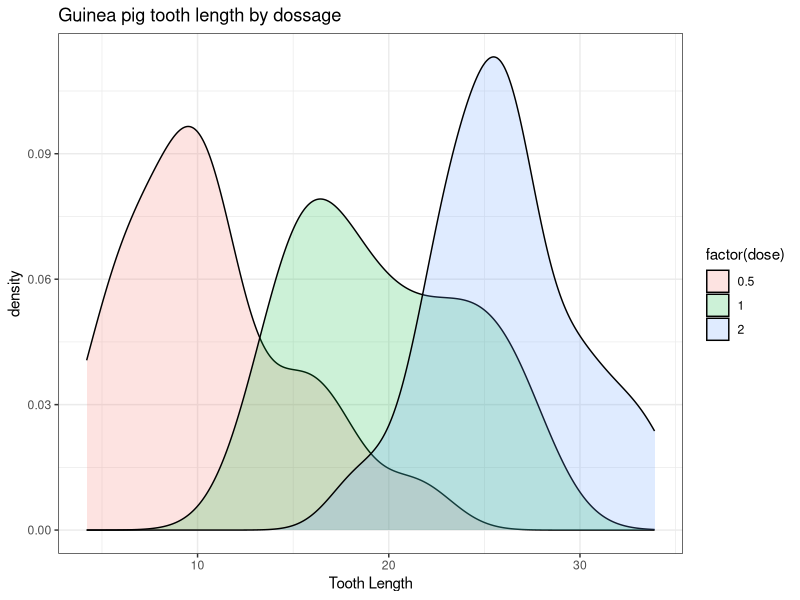
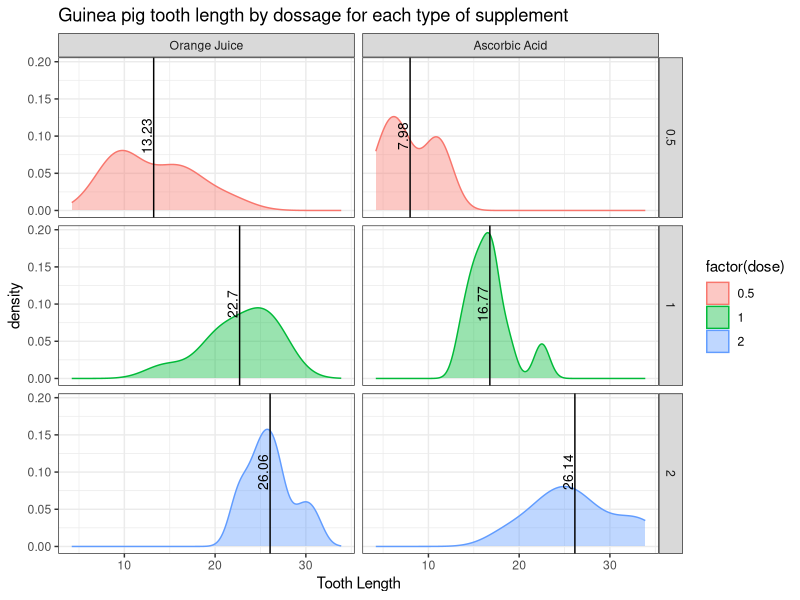

Write the R code that produced these figures, in order.
## ---- chunk 1
knitr::opts_chunk$set(echo = TRUE)
## ---- chunk 2
library(plyr)
library(dplyr)
library(tidyr)
library(ggplot2)

table(ToothGrowth$supp,ToothGrowth$dose)
summary(ToothGrowth)
str(ToothGrowth)

## ---- chunk 3
tg<- ToothGrowth%>%group_by(supp,dose)
levels(tg$supp)<-c("Orange Juice","Ascorbic Acid")
tg
## ---- chunk 4
g1<-ggplot(tg,aes(x=len,fill=factor(dose)))
g1+geom_density(alpha=0.2)+theme_bw()+labs(title = "Guinea pig tooth length by dossage",x="Tooth Length")
## ---- chunk 5
tg_supp_dose<-summarise(tg,mean_len = mean(len))
tg_supp_dose<-as.data.frame(tg_supp_dose)
levels(tg_supp_dose$supp)<-c("Orange Juice","Ascorbic Acid")
tg_supp_dose
## ---- chunk 6
g<-ggplot(tg,aes(x=len,color=factor(dose),fill = factor(dose)))
g<-g+geom_density(alpha=0.4)+facet_grid(dose~supp) + theme_bw() + geom_vline(data = tg_supp_dose, aes(xintercept= mean_len)) 

g<-g+geom_text(data = tg_supp_dose,aes(x=mean_len,label = mean_len),y = 0.1, angle = 90, vjust = -0.2,color="black",size=3.5)

g+labs(title = "Guinea pig tooth length by dossage for each type of supplement",x ="Tooth Length")
## ---- chunk 7
hypo1<-t.test(len~supp,data = tg)
hypo1$conf.int
hypo1$p.value
## ---- chunk 8
hypo2<-t.test(len~supp,data = subset(tg,dose==0.5))
hypo2$conf.int
hypo2$p.value
## ---- chunk 9
hypo3<-t.test(len~supp,data = subset(tg,dose==1))
hypo3$conf.int
hypo3$p.value
## ---- chunk 10
hypo4<-t.test(len~supp,data = subset(tg,dose==2))
hypo4$conf.int
hypo4$p.value
